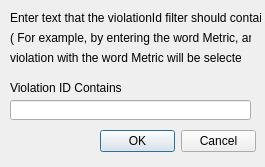
<?xml version="1.0" encoding="UTF-8"?>
<ui version="4.0">
 <class>CRAppCustomIdDialog</class>
 <widget class="QDialog" name="CRAppCustomIdDialog">
  <property name="geometry">
   <rect>
    <x>0</x>
    <y>0</y>
    <width>265</width>
    <height>167</height>
   </rect>
  </property>
  <property name="windowTitle">
   <string>CRAppCustomIdDialog</string>
  </property>
  <widget class="QLineEdit" name="lineEdit_customText">
   <property name="geometry">
    <rect>
     <x>10</x>
     <y>100</y>
     <width>241</width>
     <height>20</height>
    </rect>
   </property>
  </widget>
  <widget class="QDialogButtonBox" name="buttonBox">
   <property name="geometry">
    <rect>
     <x>100</x>
     <y>130</y>
     <width>156</width>
     <height>23</height>
    </rect>
   </property>
   <property name="standardButtons">
    <set>QDialogButtonBox::Cancel|QDialogButtonBox::Ok</set>
   </property>
  </widget>
  <widget class="QLabel" name="label">
   <property name="geometry">
    <rect>
     <x>10</x>
     <y>80</y>
     <width>111</width>
     <height>16</height>
    </rect>
   </property>
   <property name="text">
    <string>Violation ID Contains:</string>
   </property>
  </widget>
  <widget class="QLabel" name="label_2">
   <property name="geometry">
    <rect>
     <x>10</x>
     <y>10</y>
     <width>251</width>
     <height>16</height>
    </rect>
   </property>
   <property name="text">
    <string>Enter text that the violationId filter should contain.</string>
   </property>
  </widget>
  <widget class="QLabel" name="label_3">
   <property name="geometry">
    <rect>
     <x>10</x>
     <y>30</y>
     <width>241</width>
     <height>16</height>
    </rect>
   </property>
   <property name="text">
    <string>( For example, by entering the word Metric, any  </string>
   </property>
  </widget>
  <widget class="QLabel" name="label_4">
   <property name="geometry">
    <rect>
     <x>10</x>
     <y>50</y>
     <width>231</width>
     <height>16</height>
    </rect>
   </property>
   <property name="text">
    <string>violation with the word Metric will be selected.)</string>
   </property>
  </widget>
 </widget>
 <layoutdefault spacing="6" margin="11"/>
 <resources/>
 <connections/>
</ui>
